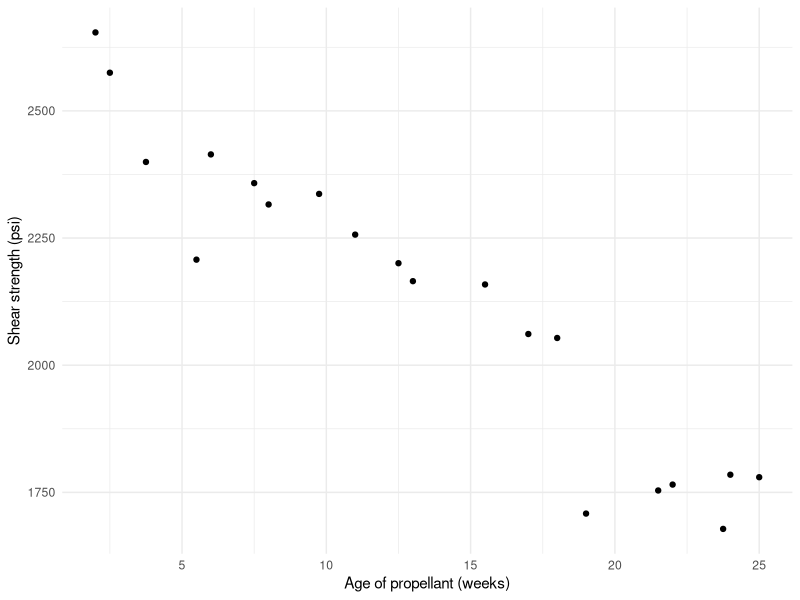
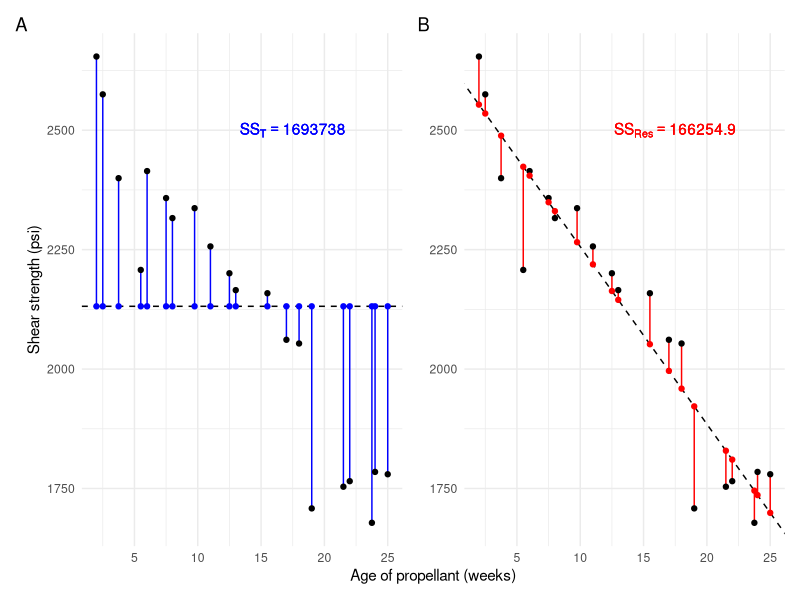

These figures' R source, in order:
## ---- chunk 1
library(ggplot2)
library(patchwork)
## ---- chunk 2
x = c(15.50, 23.75,  8.00, 17.00,  5.50, 19.00, 24.00,  2.50,  7.50, 11.00, 
      13.00,  3.75, 25.00,  9.75, 22.00, 18.00,  6.00, 12.50,  2.00, 21.50)

## ---- chunk 3
y = c(2158.70, 1678.15, 2316.00, 2061.30, 2207.50, 1708.30, 1784.70, 2575.00, 2357.90, 2256.70,
      2165.20, 2399.55, 1779.80, 2336.75, 1765.30, 2053.50, 2414.40, 2200.50, 2654.20, 1753.70)
## ---- chunk 4
#| code-fold: true
#| label: fig-1
#| fig-cap: "Scatter diagram of shear strength versus propellant age."

ggplot() +
  geom_point(aes(x = x, y = y)) +
  labs(x = "Age of propellant (weeks)", y = "Shear strength (psi)") +
  theme_minimal()
## ---- chunk 5
slrm <- y ~ x
cat(class(slrm))
## ---- chunk 6
mod <- lm(formula = slrm)
## ---- chunk 7
summary(mod)
## ---- chunk 8
n = length(y)
## ---- chunk 9
xbar = 1 / n * sum(x)
## ---- chunk 10
xbar = mean(x)
## ---- chunk 11
Sxx = sum((x - xbar) ** 2)
## ---- chunk 12
Sxy = sum(y * (x - mean(x)))
## ---- chunk 13
Sxx = var(x) * (n - 1)
Sxy = cov(x, y) * (n - 1)
## ---- chunk 14
beta1hat = Sxy / Sxx
## ---- chunk 15
cat(summary(mod)$coefficients[2, 1])
cat(beta1hat)
## ---- chunk 16
ybar = 1 / n * sum(y)
## ---- chunk 17
ybar = mean(y)
## ---- chunk 18
beta0hat = ybar - beta1hat * xbar
## ---- chunk 19
cat(summary(mod)$coefficients[1, 1]) 
cat(beta0hat)
## ---- chunk 20
yhat = beta0hat + beta1hat * x
## ---- chunk 21
yhat = predict(mod)
## ---- chunk 22
SSRes = sum((y - yhat) ** 2)
## ---- chunk 23
sigma2hat = SSRes / (n - 2)
## ---- chunk 24
varbeta1hat = sigma2hat / Sxx
## ---- chunk 25
sebeta1hat = sqrt(varbeta1hat)
## ---- chunk 26
cat(sebeta1hat)
cat(summary(mod)$coefficients[2, 2])
## ---- chunk 27
varbeta0hat = sigma2hat * (1 / n + xbar ** 2 / Sxx)
## ---- chunk 28
sebeta0hat = sqrt(varbeta0hat)
## ---- chunk 29
cat(sebeta0hat)
cat(summary(mod)$coefficients[1, 2])
## ---- chunk 30
t0beta1hat = beta1hat / sebeta1hat
## ---- chunk 31
cat(t0beta1hat)
cat(summary(mod)$coefficients[2, 3])
## ---- chunk 32
t0beta0hat = beta0hat / sebeta0hat
## ---- chunk 33
cat(t0beta0hat)
cat(summary(mod)$coefficients[1, 3])
## ---- chunk 34
pbeta1hat = 2 * pt(- abs(t0beta1hat), df = n - 2)
## ---- chunk 35
cat(pbeta1hat)
cat(summary(mod)$coefficients[2, 4])
## ---- chunk 36
pbeta0hat = 2 * pt(- abs(t0beta0hat), df = n - 2)
## ---- chunk 37
cat(pbeta0hat)
cat(summary(mod)$coefficients[1, 4])
## ---- chunk 38
cat(.Machine$double.eps)
## ---- chunk 39
cat(1 + pbeta0hat != 1)
## ---- chunk 40
e = y - yhat
## ---- chunk 41
e = residuals(mod)
## ---- chunk 42
esort = sort(e)
cat(round(esort, 2))
## ---- chunk 43
minres =  min(e)
cat(round(minres, 2))
## ---- chunk 44
Q1res = quantile(e, probs = .25)
cat(round(Q1res, 2))
## ---- chunk 45
medres = median(e)
cat(round(medres, 2))
## ---- chunk 46
medres = quantile(e, probs = .5)
cat(round(medres, 2))
## ---- chunk 47
Q3res = quantile(e, probs = .75)
cat(round(Q3res, 2))
## ---- chunk 48
maxres = max(e)
cat(round(maxres, 2))
## ---- chunk 49
sigma = sqrt(sigma2hat)
## ---- chunk 50
cat(sigma)
cat(summary(mod)$sigma)
## ---- chunk 51
SST = sum((y - ybar) ** 2)
## ---- chunk 52
#| code-fold: true
#| label: fig-3
#| fig-cap: "Scatter diagram of shear strength versus propellant age. (**A**) The dashed line follows the equation $y=\\bar y$ and the blue segments indicate the distances between the observed values of $y$ (black dots) and the expected values if there was no variance in $y$ (blue dots). (**B**) The dashed line follows the equation $y=\\hat\\beta_0+\\hat\\beta_1x$ and the red segments indicate the distances between the observed values of $y$ (black dots) and the expected values predicted by the regression (red dots)."

SST = sum((y - ybar) ** 2)

ggplot() +
  geom_hline(yintercept = ybar, linetype = "dashed") +
  geom_segment(aes(x = x, y = y, yend = mean(y)), color = "blue") +
  geom_point(aes(x = x, y = y)) +
  geom_point(aes(x = x, y = ybar), color = "blue") +
  labs(x = "Age of propellant (weeks)", y = "Shear strength (psi)") +
  annotate("text", x = 17.5, y = 2500, label = bquote(SS[T]==.(SST)), color = "blue") +
  theme_minimal() -> p1

SSres = sum((y - yhat) ** 2)

ggplot() +
  geom_abline(slope = coef(mod)[2], 
              intercept = coef(mod)[1], linetype = "dashed") +
  labs(x = "Age of propellant (weeks)", y = "Shear strength (psi)") +
  geom_segment(aes(x = x, y = y, yend = predict(mod)), color = "red") +
  geom_point(aes(x = x, y = y)) +
  geom_point(aes(x = x, y = yhat), color = "red") +
  annotate("text", x = 17.5, y = 2500, label = bquote(SS[Res]==.(SSRes)), color = "red") +
  theme_minimal() -> p2

p1 + p2 + plot_layout(axis_titles = "collect") + plot_annotation(tag_levels = 'A')
## ---- chunk 53
R2 = 1 - SSRes / SST
## ---- chunk 54
cat(R2)
cat(summary(mod)$r.squared)
## ---- chunk 55
p = 2
## ---- chunk 56
R2Adj = 1 - (SSres / (n - p)) / (SST / (n - 1))
## ---- chunk 57
cat(R2Adj)
cat(summary(mod)$adj.r.squared)
## ---- chunk 58
dfR = 1
dfRes = n - 2
## ---- chunk 59
SSR = beta1hat * Sxy
## ---- chunk 60
F0 = (SSR / dfR) / (SSRes / dfRes)
## ---- chunk 61
cat(F0)
cat(summary(mod)$fstatistic[1])
## ---- chunk 62
pval = 1 - pf(F0, dfR, dfRes)
## ---- chunk 63
cat(pval)
## ---- chunk 64
sessionInfo()
